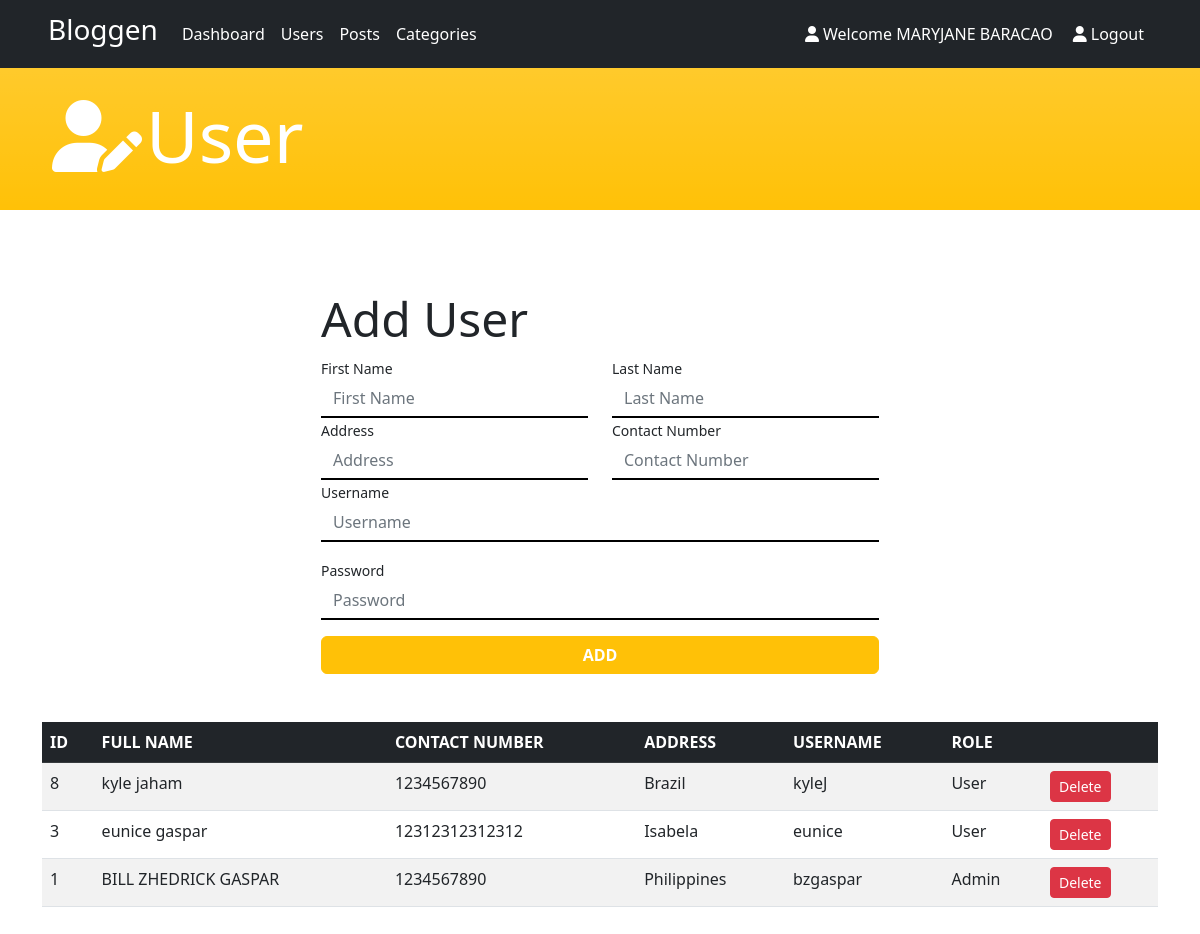
/users.php (signed in), run on the app's committed database.
### tables this page shows
CREATE TABLE `users` (
  `user_id` int(11) NOT NULL,
  `first_name` varchar(45) NOT NULL,
  `last_name` varchar(45) NOT NULL,
  `contact_number` varchar(45) NOT NULL,
  `address` varchar(45) NOT NULL,
  `avatar` varchar(45) DEFAULT NULL,
  `account_id` int(11) NOT NULL
);

CREATE TABLE `accounts` (
  `account_id` int(11) NOT NULL,
  `username` varchar(15) NOT NULL,
  `password` varchar(255) NOT NULL,
  `role` varchar(1) NOT NULL DEFAULT 'U'
);

### users.php (the view, shortened to what this page needs)
<?php
function displayAllUsers()
{
    $conn = connection();
    $account_id = $_SESSION['account_id'];
    $sql = "SELECT * FROM users INNER JOIN accounts ON accounts.account_id = users.account_id WHERE accounts.account_id != $account_id ORDER BY accounts.account_id DESC";
    $result = $conn->query($sql);
    if ($result->num_rows > 0) {
        return $result;
    } else {
        echo "<tr>
            <td colspan='7' class='text-center lead fw-bold fst-italic'>
                No Records Found
            </td>
        </tr>";
    }
}
?>
<!DOCTYPE html>
<html lang="en">
<head>
    <link rel="stylesheet" href="https://cdnjs.cloudflare.com/ajax/libs/font-awesome/6.2.0/css/all.min.css"
 />
    <link href="https://cdn.jsdelivr.net/npm/bootstrap@5.2.1/dist/css/bootstrap.min.css" rel="stylesheet"
>
    <link rel="stylesheet" href="css/style.css">
    <link rel="stylesheet" href="css/users.css">
</head>
<body>
    <header>
        <?php include "admin-menu.php";?>
        <div class="container-fluid bg-warning bg-gradient text-white p-4 ps-5">
            <h2 class="display-2"><i class="fa-solid mx-1 fa-user-edit mx-1"></i>User</h2>
        </div>
    </header>
    <main class="container">
        <div class="w-50 mx-auto">
            <form method="post">
                <h3 class="display-5">Add User</h3>
                <div class="row">
                        <div class="col-6">
                            <label for="first-name" class="small form-label">First Name</label>
                            <input type="text" name="first_name" id="first-name" class="form-control" required autofocus
                                placeholder="First Name">
                        </div>
                        <div class="col-6">
                            <label for="last-name" class="small form-label">Last Name</label>
                            <input type="text" name="last_name" id="last-name" class="form-control" required
                                placeholder="Last Name">
                        </div>
                    </div>
                    <div class="row">
                        <div class="col-6">
                            <label for="address" class="small form-label">Address</label>
                            <input type="text" name="address" id="address" class="form-control" required
                                placeholder="Address">
                        </div>
                        <div class="col-6">
                            <label for="contact-number" class="small form-label">Contact Number</label>
                            <input type="text" name="contact_number" id="contact-number" class="form-control" required
                                placeholder="Contact Number">
                        </div>
                    </div>
                    <label for="username" class="small form-label">Username</label>
                    <input type="text" name="username" id="username" class="form-control mb-3" required
                        placeholder="Username">
                    <label for="password" class="small form-label">Password</label>
                    <input type="password" name="password" id="password" class="mb-3 form-control" placeholder="Password"
                        required>
                <button type="submit" name="btn_add"
                    class="btn btn-warning w-100 text-uppercase text-white fw-bold">Add</button>
            </form>
        </div>
        <table class="table table-hover table-striped my-5">
            <thead class="table-dark text-uppercase">
                <th>ID</th>
                <th>Full Name</th>
                <th>Contact Number</th>
                <th>Address</th>
                <th>Username</th>
                <th>Role</th>
                <th></th>
            </thead>
            <tbody>
                <?php
        $users = displayAllUsers();
while ($user = $users->fetch_assoc()) {
    ?>
                <tr>
                    <td><?= $user['user_id']?></td>
                    <td><?= $user['first_name']." " . $user['last_name']?></td>
                    <td><?= $user['contact_number']?></td>
                    <td><?= $user['address']?></td>
                    <td><?= $user['username']?></td>
                    <td>
                        <?php
                    if($user['role']== 'U'){
                     echo "User";
                    }else{
                     echo "Admin";
                    }?></td>
                    <td>
                        <form method="post">
                            <button name="btn_delete" type="submit"
                                class='btn btn-sm btn-danger text-white'>Delete</button>
                        </form>
                    </td>
                </tr>
                <?php
}?>
            </tbody>
        </table>
    </main>
</body>
</html>

### admin-menu.php
<nav class="navbar navbar-expand-md bg-dark navbar-dark px-5">
    <a href="dashboard.php" class="navbar-brand">
        <h1 class="h3">Bloggen</h1>
    </a>
    <ul class="navbar-nav">
        <li class="nav-item">
            <a href="dashboard.php" class="nav-link text-white">Dashboard</a>
        </li>
        <li class="nav-item">
            <a href="users.php" class="nav-link text-white">Users</a>
        </li>
        <li class="nav-item">
            <a href="posts.php" class="nav-link text-white">Posts</a>
        </li>
        <li class="nav-item">
            <a href="categories.php" class="nav-link text-white">Categories</a>
        </li>
    </ul>
    <ul class="navbar-nav ms-auto">
        <li class="nav-item">
            <a href="profile.php" class="nav-link text-white"><i class="fa-solid mx-1 fa-user"></i>Welcome <?= $_SESSION['full_name'] ?></a>
        </li>
        <li class="nav-item">
            <a href="logout.php" class="nav-link text-white"><i class="fa-solid mx-1 fa-user"></i>Logout</a>
        </li>
    </ul>
</nav>

### css/style.css (style rules this page uses)
main.container { margin-top: 80px; margin-bottom: 100px; }
.form-control, .form-select { outline: none; border: none; border-bottom: 2px solid black !important; border-radius: 0; -webkit-box-shadow: none !important; -moz-box-shadow: none !important; box-shadow: none !important; }

### css/users.css (style rules this page uses)
.form-label { margin: 0 0 0 0; }

### data on the page
users: user_id "8", first_name "kyle", last_name "jaham", contact_number "1234567890", address "Brazil", account.username "kyleJ", shows "User"
users: user_id "3", first_name "eunice", last_name "gaspar", contact_number "12312312312312", address "Isabela", account.username "eunice", shows "User"
users: user_id "1", first_name "BILL ZHEDRICK", last_name "GASPAR", contact_number "1234567890", address "Philippines", account.username "bzgaspar", shows "Admin"

### other printed values
$_SESSION['full_name'] "MARYJANE BARACAO"
